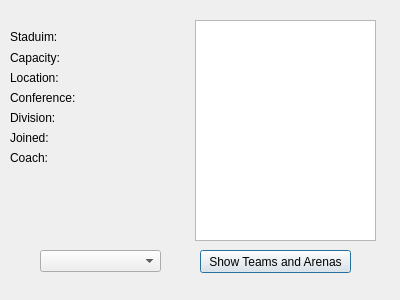
<?xml version="1.0" encoding="UTF-8"?>
<ui version="4.0">
 <class>teamsArena</class>
 <widget class="QDialog" name="teamsArena">
  <property name="geometry">
   <rect>
    <x>0</x>
    <y>0</y>
    <width>400</width>
    <height>300</height>
   </rect>
  </property>
  <property name="windowTitle">
   <string>Dialog</string>
  </property>
  <widget class="QComboBox" name="comboBox">
   <property name="geometry">
    <rect>
     <x>40</x>
     <y>250</y>
     <width>121</width>
     <height>22</height>
    </rect>
   </property>
  </widget>
  <widget class="QListWidget" name="listWidget">
   <property name="geometry">
    <rect>
     <x>195</x>
     <y>20</y>
     <width>181</width>
     <height>221</height>
    </rect>
   </property>
  </widget>
  <widget class="QPushButton" name="pushButton">
   <property name="geometry">
    <rect>
     <x>200</x>
     <y>250</y>
     <width>151</width>
     <height>23</height>
    </rect>
   </property>
   <property name="text">
    <string>Show Teams and Arenas</string>
   </property>
  </widget>
  <widget class="QLabel" name="label">
   <property name="geometry">
    <rect>
     <x>10</x>
     <y>30</y>
     <width>47</width>
     <height>13</height>
    </rect>
   </property>
   <property name="text">
    <string>Staduim:</string>
   </property>
  </widget>
  <widget class="QLabel" name="label_2">
   <property name="geometry">
    <rect>
     <x>10</x>
     <y>50</y>
     <width>51</width>
     <height>16</height>
    </rect>
   </property>
   <property name="text">
    <string>Capacity:</string>
   </property>
  </widget>
  <widget class="QLabel" name="label_3">
   <property name="geometry">
    <rect>
     <x>10</x>
     <y>70</y>
     <width>51</width>
     <height>16</height>
    </rect>
   </property>
   <property name="text">
    <string>Location:</string>
   </property>
  </widget>
  <widget class="QLabel" name="label_4">
   <property name="geometry">
    <rect>
     <x>10</x>
     <y>90</y>
     <width>71</width>
     <height>16</height>
    </rect>
   </property>
   <property name="text">
    <string>Conference:</string>
   </property>
  </widget>
  <widget class="QLabel" name="label_5">
   <property name="geometry">
    <rect>
     <x>10</x>
     <y>110</y>
     <width>51</width>
     <height>16</height>
    </rect>
   </property>
   <property name="text">
    <string>Division:</string>
   </property>
  </widget>
  <widget class="QLabel" name="label_6">
   <property name="geometry">
    <rect>
     <x>10</x>
     <y>130</y>
     <width>51</width>
     <height>16</height>
    </rect>
   </property>
   <property name="text">
    <string>Joined:</string>
   </property>
  </widget>
  <widget class="QLabel" name="label_7">
   <property name="geometry">
    <rect>
     <x>10</x>
     <y>150</y>
     <width>51</width>
     <height>16</height>
    </rect>
   </property>
   <property name="text">
    <string>Coach:</string>
   </property>
  </widget>
  <widget class="QLabel" name="stadiumLabel">
   <property name="geometry">
    <rect>
     <x>60</x>
     <y>30</y>
     <width>121</width>
     <height>16</height>
    </rect>
   </property>
   <property name="text">
    <string/>
   </property>
  </widget>
  <widget class="QLabel" name="capacityLabel">
   <property name="geometry">
    <rect>
     <x>60</x>
     <y>50</y>
     <width>131</width>
     <height>16</height>
    </rect>
   </property>
   <property name="text">
    <string/>
   </property>
  </widget>
  <widget class="QLabel" name="locationLabel">
   <property name="geometry">
    <rect>
     <x>60</x>
     <y>70</y>
     <width>131</width>
     <height>16</height>
    </rect>
   </property>
   <property name="text">
    <string/>
   </property>
  </widget>
  <widget class="QLabel" name="confrenceLabel">
   <property name="geometry">
    <rect>
     <x>80</x>
     <y>90</y>
     <width>111</width>
     <height>16</height>
    </rect>
   </property>
   <property name="text">
    <string/>
   </property>
  </widget>
  <widget class="QLabel" name="divisionLabel">
   <property name="geometry">
    <rect>
     <x>60</x>
     <y>110</y>
     <width>131</width>
     <height>16</height>
    </rect>
   </property>
   <property name="text">
    <string/>
   </property>
  </widget>
  <widget class="QLabel" name="joinedLabel">
   <property name="geometry">
    <rect>
     <x>50</x>
     <y>130</y>
     <width>141</width>
     <height>16</height>
    </rect>
   </property>
   <property name="text">
    <string/>
   </property>
  </widget>
  <widget class="QLabel" name="coachLabel">
   <property name="geometry">
    <rect>
     <x>50</x>
     <y>150</y>
     <width>141</width>
     <height>16</height>
    </rect>
   </property>
   <property name="text">
    <string/>
   </property>
  </widget>
 </widget>
 <resources/>
 <connections/>
</ui>
